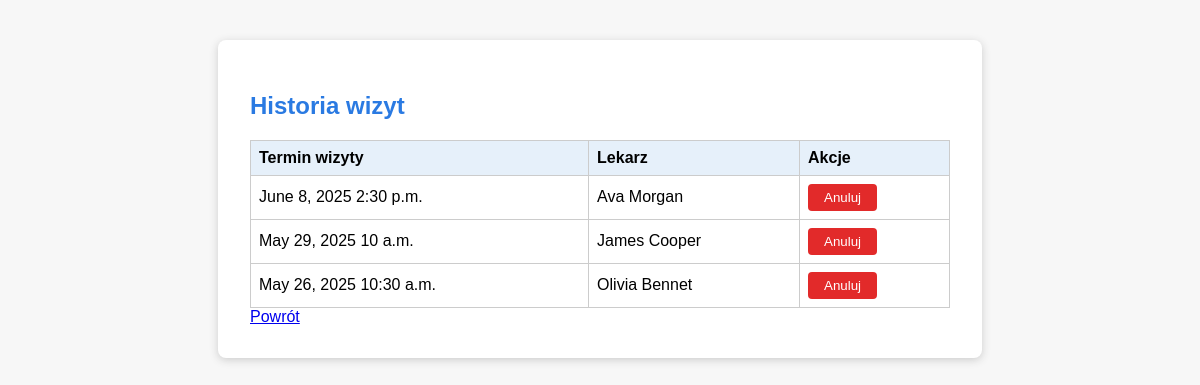
The app's page /panel_pacjenta/historia/ (signed in) with its own data.
### rejestracja/models.py (models this page shows, shortened)
class Wizyta(models.Model):
    pacjent = models.ForeignKey(Profil, on_delete=models.CASCADE, related_name='wizyty', null=True, blank=True)
    lekarz = models.ForeignKey(Lekarz, on_delete=models.CASCADE, null=True, blank=True)
    termin = models.ForeignKey(Termin, on_delete=models.CASCADE, null=True, blank=True)

class Termin(models.Model):
    lekarz = models.ForeignKey(Lekarz, on_delete=models.CASCADE)
    data = models.DateField()
    godzina = models.TimeField()
    dostepny = models.BooleanField(default=True)

class Lekarz(models.Model):
    user = models.OneToOneField(User, on_delete=models.CASCADE)
    specjalizacja = models.CharField(max_length=100)
    zatwierdzony = models.BooleanField(default=False)

### rejestracja/views.py (the view)
# urls.py: path('panel_pacjenta/historia/', views.historia_wizyt, name='historia_wizyt'),
@login_required
def historia_wizyt(request):
    profil = Profil.objects.get(user=request.user)
    wizyty = Wizyta.objects.filter(pacjent=profil)
    now = datetime.datetime.now()
    aktywne_wizyty = []
    for w in wizyty:
        if w.termin and w.termin.data and w.termin.godzina:
            termin_datetime = datetime.datetime.combine(w.termin.data, w.termin.godzina)
            if termin_datetime > now:
                aktywne_wizyty.append(w)
        else:
            aktywne_wizyty.append(w)
    today = datetime.date.today()
    return render(request, 'rejestracja/historia_wizyt.html', {'wizyty': aktywne_wizyty, 'today': today})

### rejestracja/templates/rejestracja/historia_wizyt.html (shortened to what this page needs)
<!DOCTYPE html>
<html lang="pl">
<head>
</head>
<body>
    <div class="container">
        <h2>Historia wizyt</h2>
        <table>
            <tr>
                <th>Termin wizyty</th>
                <th>Lekarz</th>
                <th>Akcje</th>
            </tr>
            {% for wizyta in wizyty %}
            <tr>
                <td>
                    {% if wizyta.termin %}
                        {{ wizyta.termin.data }} {{ wizyta.termin.godzina }}
                    {% else %}
                        siema
                    {% endif %}
                </td>
                <td>
                    {% if wizyta.lekarz %}
                        {{ wizyta.lekarz.user.first_name }} {{ wizyta.lekarz.user.last_name }}
                    {% elif wizyta.termin and wizyta.termin.lekarz %}
                        {{ wizyta.termin.lekarz.user.first_name }} {{ wizyta.termin.lekarz.user.last_name }}
                    {% else %}
                        -
                    {% endif %}
                </td>
                <td>
                    <form method="post" action="{% url 'anuluj_wizyte' wizyta.id %}" style="display:inline;">
                        <button type="submit" class="btn" onclick="return confirm('Czy na pewno chcesz anulować wizytę?');">Anuluj</button>
                    </form>
                </td>
            </tr>
            {% empty %}
            <tr>
                <td colspan="3">Brak wizyt.</td>
            </tr>
            {% endfor %}
        </table>
        <a href="{% url 'panel_pacjenta' %}">Powrót</a>
    </div>
</body>
</html>

### rejestracja/templates/rejestracja/historia_wizyt.html (style rules this page uses)
body { font-family: Arial, sans-serif; background: #f7f7f7; }
.container { max-width: 700px; margin: 40px auto; background: #fff; padding: 32px; border-radius: 8px; box-shadow: 0 2px 8px #ccc; }
h2 { color: #2a7ae2; }
table { width: 100%; border-collapse: collapse; margin-top: 20px; }
th, td { border: 1px solid #ccc; padding: 8px; text-align: left; }
th { background: #e6f0fa; }
.btn { padding: 6px 16px; background: #e22a2a; color: #fff; border: none; border-radius: 4px; text-decoration: none; }

### records on screen
Wizyta: termin.data "June 8, 2025", termin.godzina "2:30 p.m.", lekarz.user.first_name "Ava", lekarz.user.last_name "Morgan"
Wizyta: termin.data "May 29, 2025", termin.godzina "10 a.m.", lekarz.user.first_name "James", lekarz.user.last_name "Cooper"
Wizyta: termin.data "May 26, 2025", termin.godzina "10:30 a.m.", lekarz.user.first_name "Olivia", lekarz.user.last_name "Bennet"
